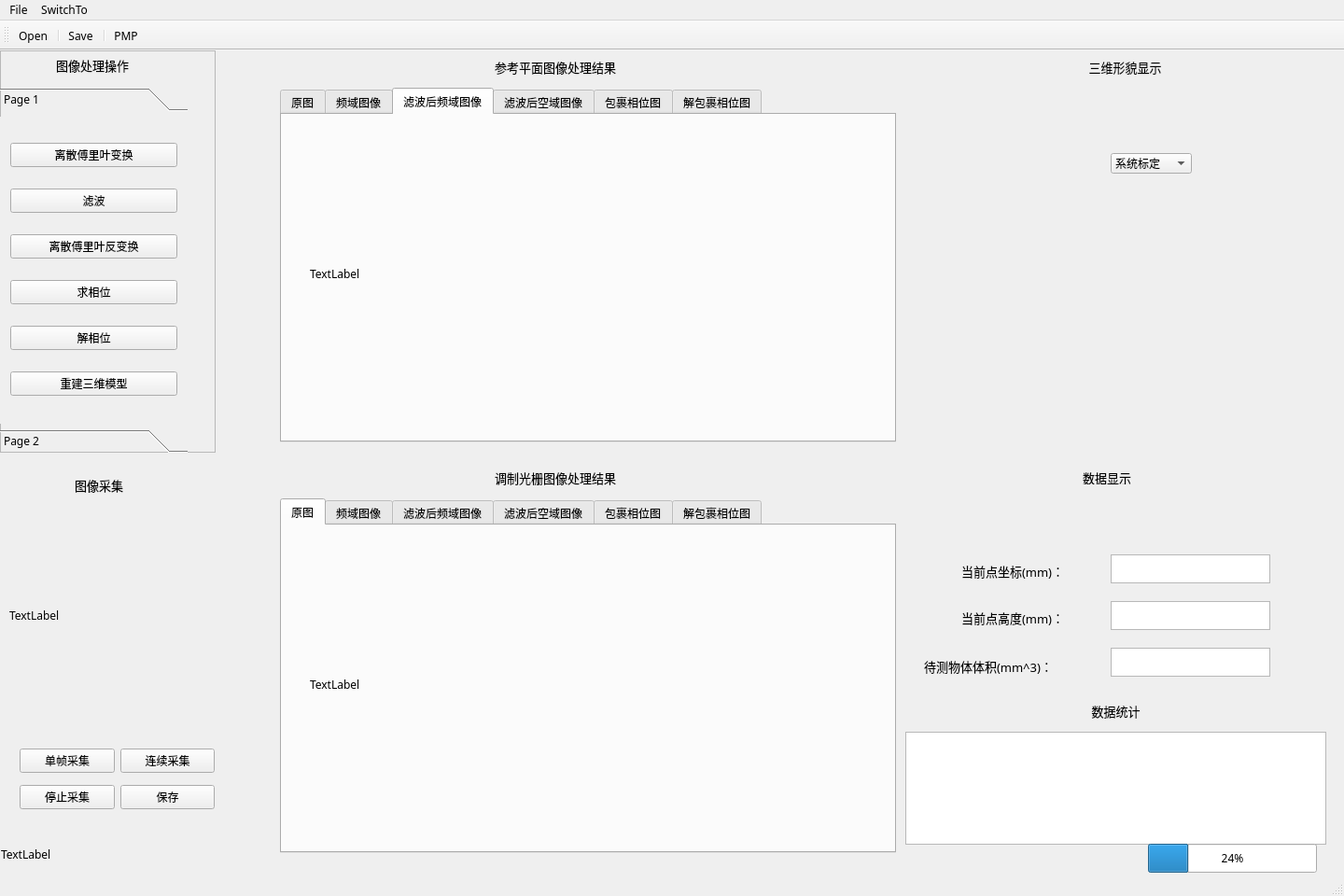
<?xml version="1.0" encoding="UTF-8"?>
<ui version="4.0">
 <class>ReconstructionClass</class>
 <widget class="QMainWindow" name="ReconstructionClass">
  <property name="geometry">
   <rect>
    <x>0</x>
    <y>0</y>
    <width>1440</width>
    <height>960</height>
   </rect>
  </property>
  <property name="maximumSize">
   <size>
    <width>1440</width>
    <height>960</height>
   </size>
  </property>
  <property name="font">
   <font>
    <family>.苹方-简</family>
   </font>
  </property>
  <property name="mouseTracking">
   <bool>true</bool>
  </property>
  <property name="windowTitle">
   <string>3D-Reconstruction</string>
  </property>
  <property name="autoFillBackground">
   <bool>false</bool>
  </property>
  <property name="animated">
   <bool>true</bool>
  </property>
  <widget class="QWidget" name="centralWidget">
   <widget class="QLabel" name="labelStatus">
    <property name="geometry">
     <rect>
      <x>1</x>
      <y>851</y>
      <width>1400</width>
      <height>21</height>
     </rect>
    </property>
    <property name="font">
     <font>
      <family>.苹方-简</family>
     </font>
    </property>
    <property name="text">
     <string>TextLabel</string>
    </property>
   </widget>
   <widget class="QFrame" name="frame">
    <property name="geometry">
     <rect>
      <x>0</x>
      <y>0</y>
      <width>231</width>
      <height>431</height>
     </rect>
    </property>
    <property name="autoFillBackground">
     <bool>false</bool>
    </property>
    <property name="frameShape">
     <enum>QFrame::StyledPanel</enum>
    </property>
    <property name="frameShadow">
     <enum>QFrame::Raised</enum>
    </property>
    <widget class="QToolBox" name="toolBox">
     <property name="geometry">
      <rect>
       <x>0</x>
       <y>40</y>
       <width>201</width>
       <height>391</height>
      </rect>
     </property>
     <property name="autoFillBackground">
      <bool>false</bool>
     </property>
     <property name="currentIndex">
      <number>0</number>
     </property>
     <widget class="QWidget" name="page">
      <property name="geometry">
       <rect>
        <x>0</x>
        <y>0</y>
        <width>201</width>
        <height>319</height>
       </rect>
      </property>
      <attribute name="label">
       <string>Page 1</string>
      </attribute>
      <layout class="QGridLayout" name="gridLayout_2">
       <item row="1" column="0">
        <widget class="QPushButton" name="pushButton_2">
         <property name="text">
          <string>滤波</string>
         </property>
        </widget>
       </item>
       <item row="2" column="0">
        <widget class="QPushButton" name="pushButton_3">
         <property name="text">
          <string>离散傅里叶反变换</string>
         </property>
        </widget>
       </item>
       <item row="0" column="0">
        <widget class="QPushButton" name="pushButton">
         <property name="text">
          <string>离散傅里叶变换</string>
         </property>
        </widget>
       </item>
       <item row="3" column="0">
        <widget class="QPushButton" name="pushButton_4">
         <property name="text">
          <string>求相位</string>
         </property>
        </widget>
       </item>
       <item row="4" column="0">
        <widget class="QPushButton" name="pushButton_5">
         <property name="text">
          <string>解相位</string>
         </property>
        </widget>
       </item>
       <item row="5" column="0">
        <widget class="QPushButton" name="pushButton_6">
         <property name="text">
          <string>重建三维模型</string>
         </property>
        </widget>
       </item>
      </layout>
     </widget>
     <widget class="QWidget" name="page_2">
      <property name="geometry">
       <rect>
        <x>0</x>
        <y>0</y>
        <width>201</width>
        <height>319</height>
       </rect>
      </property>
      <attribute name="label">
       <string>Page 2</string>
      </attribute>
      <layout class="QGridLayout" name="gridLayout_3">
       <item row="0" column="0">
        <widget class="QPushButton" name="pushButton_7">
         <property name="text">
          <string>One Step</string>
         </property>
        </widget>
       </item>
      </layout>
     </widget>
    </widget>
    <widget class="QLabel" name="label">
     <property name="geometry">
      <rect>
       <x>60</x>
       <y>0</y>
       <width>121</width>
       <height>31</height>
      </rect>
     </property>
     <property name="font">
      <font>
       <pointsize>10</pointsize>
      </font>
     </property>
     <property name="text">
      <string>图像处理操作</string>
     </property>
    </widget>
   </widget>
   <widget class="QLabel" name="label_2">
    <property name="geometry">
     <rect>
      <x>530</x>
      <y>450</y>
      <width>191</width>
      <height>16</height>
     </rect>
    </property>
    <property name="font">
     <font>
      <pointsize>10</pointsize>
     </font>
    </property>
    <property name="layoutDirection">
     <enum>Qt::LeftToRight</enum>
    </property>
    <property name="text">
     <string>调制光栅图像处理结果</string>
    </property>
   </widget>
   <widget class="QTabWidget" name="tabWidget1">
    <property name="geometry">
     <rect>
      <x>300</x>
      <y>40</y>
      <width>660</width>
      <height>380</height>
     </rect>
    </property>
    <property name="currentIndex">
     <number>2</number>
    </property>
    <widget class="QWidget" name="tab_7">
     <attribute name="title">
      <string>原图</string>
     </attribute>
     <widget class="QLabel" name="labelImg1_1">
      <property name="geometry">
       <rect>
        <x>30</x>
        <y>0</y>
        <width>600</width>
        <height>340</height>
       </rect>
      </property>
      <property name="text">
       <string>TextLabel</string>
      </property>
     </widget>
    </widget>
    <widget class="QWidget" name="tab_8">
     <attribute name="title">
      <string>频域图像</string>
     </attribute>
     <widget class="QLabel" name="labelImg1_2">
      <property name="geometry">
       <rect>
        <x>30</x>
        <y>0</y>
        <width>600</width>
        <height>340</height>
       </rect>
      </property>
      <property name="text">
       <string>TextLabel</string>
      </property>
     </widget>
    </widget>
    <widget class="QWidget" name="tab_9">
     <attribute name="title">
      <string>滤波后频域图像</string>
     </attribute>
     <widget class="QLabel" name="labelImg1_3">
      <property name="geometry">
       <rect>
        <x>30</x>
        <y>0</y>
        <width>600</width>
        <height>340</height>
       </rect>
      </property>
      <property name="text">
       <string>TextLabel</string>
      </property>
     </widget>
    </widget>
    <widget class="QWidget" name="tab_10">
     <attribute name="title">
      <string>滤波后空域图像</string>
     </attribute>
     <widget class="QLabel" name="labelImg1_4">
      <property name="geometry">
       <rect>
        <x>30</x>
        <y>0</y>
        <width>600</width>
        <height>340</height>
       </rect>
      </property>
      <property name="text">
       <string>TextLabel</string>
      </property>
     </widget>
    </widget>
    <widget class="QWidget" name="tab_11">
     <attribute name="title">
      <string>包裹相位图</string>
     </attribute>
     <widget class="QLabel" name="labelImg1_5">
      <property name="geometry">
       <rect>
        <x>30</x>
        <y>0</y>
        <width>600</width>
        <height>340</height>
       </rect>
      </property>
      <property name="text">
       <string>TextLabel</string>
      </property>
     </widget>
    </widget>
    <widget class="QWidget" name="tab_12">
     <attribute name="title">
      <string>解包裹相位图</string>
     </attribute>
     <widget class="QLabel" name="labelImg1_6">
      <property name="geometry">
       <rect>
        <x>30</x>
        <y>0</y>
        <width>600</width>
        <height>340</height>
       </rect>
      </property>
      <property name="text">
       <string>TextLabel</string>
      </property>
     </widget>
    </widget>
   </widget>
   <widget class="QLabel" name="label_3">
    <property name="geometry">
     <rect>
      <x>530</x>
      <y>10</y>
      <width>191</width>
      <height>16</height>
     </rect>
    </property>
    <property name="font">
     <font>
      <pointsize>10</pointsize>
     </font>
    </property>
    <property name="layoutDirection">
     <enum>Qt::LeftToRight</enum>
    </property>
    <property name="text">
     <string>参考平面图像处理结果</string>
    </property>
   </widget>
   <widget class="QTabWidget" name="tabWidget2">
    <property name="geometry">
     <rect>
      <x>300</x>
      <y>480</y>
      <width>660</width>
      <height>380</height>
     </rect>
    </property>
    <property name="currentIndex">
     <number>0</number>
    </property>
    <widget class="QWidget" name="tab_14">
     <attribute name="title">
      <string>原图</string>
     </attribute>
     <widget class="QLabel" name="labelImg2_1">
      <property name="geometry">
       <rect>
        <x>30</x>
        <y>0</y>
        <width>600</width>
        <height>340</height>
       </rect>
      </property>
      <property name="text">
       <string>TextLabel</string>
      </property>
     </widget>
    </widget>
    <widget class="QWidget" name="tab_15">
     <attribute name="title">
      <string>频域图像</string>
     </attribute>
     <widget class="QLabel" name="labelImg2_2">
      <property name="geometry">
       <rect>
        <x>30</x>
        <y>0</y>
        <width>600</width>
        <height>340</height>
       </rect>
      </property>
      <property name="text">
       <string>TextLabel</string>
      </property>
     </widget>
    </widget>
    <widget class="QWidget" name="tab_16">
     <attribute name="title">
      <string>滤波后频域图像</string>
     </attribute>
     <widget class="QLabel" name="labelImg2_3">
      <property name="geometry">
       <rect>
        <x>30</x>
        <y>0</y>
        <width>600</width>
        <height>340</height>
       </rect>
      </property>
      <property name="text">
       <string>TextLabel</string>
      </property>
     </widget>
    </widget>
    <widget class="QWidget" name="tab_17">
     <attribute name="title">
      <string>滤波后空域图像</string>
     </attribute>
     <widget class="QLabel" name="labelImg2_4">
      <property name="geometry">
       <rect>
        <x>30</x>
        <y>0</y>
        <width>600</width>
        <height>340</height>
       </rect>
      </property>
      <property name="text">
       <string>TextLabel</string>
      </property>
     </widget>
    </widget>
    <widget class="QWidget" name="tab_18">
     <attribute name="title">
      <string>包裹相位图</string>
     </attribute>
     <widget class="QLabel" name="labelImg2_5">
      <property name="geometry">
       <rect>
        <x>30</x>
        <y>0</y>
        <width>600</width>
        <height>340</height>
       </rect>
      </property>
      <property name="text">
       <string>TextLabel</string>
      </property>
     </widget>
    </widget>
    <widget class="QWidget" name="tab_19">
     <attribute name="title">
      <string>解包裹相位图</string>
     </attribute>
     <widget class="QLabel" name="labelImg2_6">
      <property name="geometry">
       <rect>
        <x>30</x>
        <y>0</y>
        <width>600</width>
        <height>340</height>
       </rect>
      </property>
      <property name="text">
       <string>TextLabel</string>
      </property>
     </widget>
    </widget>
   </widget>
   <widget class="QLabel" name="label_4">
    <property name="geometry">
     <rect>
      <x>1160</x>
      <y>450</y>
      <width>72</width>
      <height>15</height>
     </rect>
    </property>
    <property name="font">
     <font>
      <pointsize>10</pointsize>
     </font>
    </property>
    <property name="text">
     <string>数据显示</string>
    </property>
   </widget>
   <widget class="QLabel" name="label_5">
    <property name="geometry">
     <rect>
      <x>1150</x>
      <y>10</y>
      <width>111</width>
      <height>16</height>
     </rect>
    </property>
    <property name="font">
     <font>
      <pointsize>10</pointsize>
     </font>
    </property>
    <property name="text">
     <string>三维形貌显示</string>
    </property>
    <property name="alignment">
     <set>Qt::AlignCenter</set>
    </property>
   </widget>
   <widget class="QTableView" name="tableView">
    <property name="geometry">
     <rect>
      <x>970</x>
      <y>730</y>
      <width>451</width>
      <height>121</height>
     </rect>
    </property>
   </widget>
   <widget class="QTextEdit" name="textEdit">
    <property name="geometry">
     <rect>
      <x>1190</x>
      <y>540</y>
      <width>171</width>
      <height>31</height>
     </rect>
    </property>
   </widget>
   <widget class="QLabel" name="label_6">
    <property name="geometry">
     <rect>
      <x>1030</x>
      <y>550</y>
      <width>151</width>
      <height>16</height>
     </rect>
    </property>
    <property name="font">
     <font>
      <pointsize>10</pointsize>
     </font>
    </property>
    <property name="text">
     <string>当前点坐标(mm)：</string>
    </property>
   </widget>
   <widget class="QTextEdit" name="textEdit_2">
    <property name="geometry">
     <rect>
      <x>1190</x>
      <y>590</y>
      <width>171</width>
      <height>31</height>
     </rect>
    </property>
   </widget>
   <widget class="QLabel" name="label_7">
    <property name="geometry">
     <rect>
      <x>1030</x>
      <y>600</y>
      <width>141</width>
      <height>16</height>
     </rect>
    </property>
    <property name="font">
     <font>
      <pointsize>10</pointsize>
     </font>
    </property>
    <property name="text">
     <string>当前点高度(mm)：</string>
    </property>
   </widget>
   <widget class="QTextEdit" name="textEdit_3">
    <property name="geometry">
     <rect>
      <x>1190</x>
      <y>640</y>
      <width>171</width>
      <height>31</height>
     </rect>
    </property>
   </widget>
   <widget class="QLabel" name="label_8">
    <property name="geometry">
     <rect>
      <x>990</x>
      <y>650</y>
      <width>181</width>
      <height>20</height>
     </rect>
    </property>
    <property name="font">
     <font>
      <pointsize>10</pointsize>
     </font>
    </property>
    <property name="text">
     <string>待测物体体积(mm^3)：</string>
    </property>
   </widget>
   <widget class="QProgressBar" name="progressBar">
    <property name="geometry">
     <rect>
      <x>1230</x>
      <y>850</y>
      <width>181</width>
      <height>31</height>
     </rect>
    </property>
    <property name="layoutDirection">
     <enum>Qt::LeftToRight</enum>
    </property>
    <property name="value">
     <number>24</number>
    </property>
    <property name="alignment">
     <set>Qt::AlignRight|Qt::AlignTrailing|Qt::AlignVCenter</set>
    </property>
    <property name="orientation">
     <enum>Qt::Horizontal</enum>
    </property>
    <property name="textDirection">
     <enum>QProgressBar::TopToBottom</enum>
    </property>
   </widget>
   <widget class="QLabel" name="label_9">
    <property name="geometry">
     <rect>
      <x>80</x>
      <y>450</y>
      <width>71</width>
      <height>31</height>
     </rect>
    </property>
    <property name="font">
     <font>
      <pointsize>10</pointsize>
     </font>
    </property>
    <property name="text">
     <string>图像采集</string>
    </property>
   </widget>
   <widget class="QLabel" name="labelGetImg">
    <property name="geometry">
     <rect>
      <x>10</x>
      <y>500</y>
      <width>251</width>
      <height>211</height>
     </rect>
    </property>
    <property name="text">
     <string>TextLabel</string>
    </property>
   </widget>
   <widget class="QWidget" name="layoutWidget">
    <property name="geometry">
     <rect>
      <x>10</x>
      <y>730</y>
      <width>231</width>
      <height>101</height>
     </rect>
    </property>
    <layout class="QGridLayout" name="gridLayout">
     <item row="0" column="0">
      <widget class="QPushButton" name="pushButton_8">
       <property name="text">
        <string>单帧采集</string>
       </property>
      </widget>
     </item>
     <item row="0" column="1">
      <widget class="QPushButton" name="pushButton_9">
       <property name="text">
        <string>连续采集</string>
       </property>
      </widget>
     </item>
     <item row="1" column="0">
      <widget class="QPushButton" name="pushButton_10">
       <property name="text">
        <string>停止采集</string>
       </property>
      </widget>
     </item>
     <item row="1" column="1">
      <widget class="QPushButton" name="pushButton_11">
       <property name="text">
        <string>保存</string>
       </property>
      </widget>
     </item>
    </layout>
   </widget>
   <widget class="QLabel" name="label_10">
    <property name="geometry">
     <rect>
      <x>1140</x>
      <y>700</y>
      <width>111</width>
      <height>16</height>
     </rect>
    </property>
    <property name="font">
     <font>
      <pointsize>10</pointsize>
     </font>
    </property>
    <property name="text">
     <string>数据统计</string>
    </property>
    <property name="alignment">
     <set>Qt::AlignCenter</set>
    </property>
   </widget>
   <widget class="QWidget" name="widget" native="true">
    <property name="geometry">
     <rect>
      <x>980</x>
      <y>70</y>
      <width>441</width>
      <height>351</height>
     </rect>
    </property>
    <widget class="QComboBox" name="comboBox">
     <property name="geometry">
      <rect>
       <x>210</x>
       <y>40</y>
       <width>87</width>
       <height>22</height>
      </rect>
     </property>
     <item>
      <property name="text">
       <string>系统标定</string>
      </property>
     </item>
     <item>
      <property name="text">
       <string>傅里叶轮廓术</string>
      </property>
     </item>
     <item>
      <property name="text">
       <string>相移轮廓术</string>
      </property>
     </item>
    </widget>
   </widget>
  </widget>
  <widget class="QMenuBar" name="menuBar">
   <property name="geometry">
    <rect>
     <x>0</x>
     <y>0</y>
     <width>1440</width>
     <height>26</height>
    </rect>
   </property>
   <widget class="QMenu" name="menuFile">
    <property name="title">
     <string>File</string>
    </property>
    <addaction name="actionOpen"/>
    <addaction name="actionSave"/>
   </widget>
   <widget class="QMenu" name="menuswitchTo">
    <property name="title">
     <string>SwitchTo</string>
    </property>
    <addaction name="actionPMP"/>
   </widget>
   <addaction name="menuFile"/>
   <addaction name="menuswitchTo"/>
  </widget>
  <widget class="QToolBar" name="mainToolBar">
   <attribute name="toolBarArea">
    <enum>TopToolBarArea</enum>
   </attribute>
   <attribute name="toolBarBreak">
    <bool>false</bool>
   </attribute>
   <addaction name="actionOpen"/>
   <addaction name="separator"/>
   <addaction name="actionSave"/>
   <addaction name="separator"/>
   <addaction name="actionPMP"/>
  </widget>
  <widget class="QStatusBar" name="statusBar">
   <property name="autoFillBackground">
    <bool>true</bool>
   </property>
   <property name="styleSheet">
    <string notr="true">font: 25 9pt &quot;.苹方-简&quot;;</string>
   </property>
  </widget>
  <action name="actionOpen">
   <property name="text">
    <string>Open</string>
   </property>
  </action>
  <action name="actionSave">
   <property name="text">
    <string>Save</string>
   </property>
  </action>
  <action name="actionPMP">
   <property name="text">
    <string>PMP</string>
   </property>
  </action>
 </widget>
 <layoutdefault spacing="6" margin="11"/>
 <resources>
  <include location="Reconstruction.qrc"/>
 </resources>
 <connections/>
</ui>
